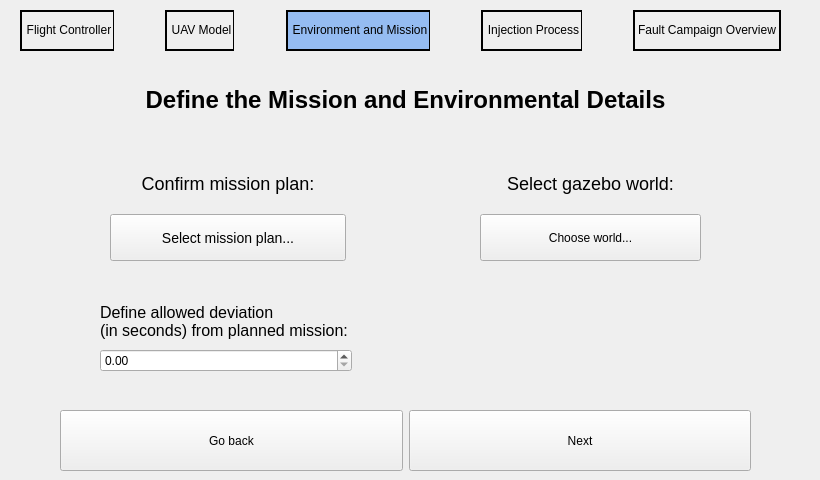
    <widget class="QWidget" name="page_4">
     <widget class="QLabel" name="label_8">
      <property name="geometry">
       <rect>
        <x>0</x>
        <y>70</y>
        <width>811</width>
        <height>61</height>
       </rect>
      </property>
      <property name="toolTip">
       <string>&lt;html&gt;&lt;head/&gt;&lt;body&gt;&lt;p align=&quot;center&quot;&gt;&lt;br/&gt;&lt;/p&gt;&lt;/body&gt;&lt;/html&gt;</string>
      </property>
      <property name="whatsThis">
       <string>&lt;html&gt;&lt;head/&gt;&lt;body&gt;&lt;p align=&quot;center&quot;&gt;&lt;br/&gt;&lt;/p&gt;&lt;/body&gt;&lt;/html&gt;</string>
      </property>
      <property name="styleSheet">
       <string notr="true">font-size: 24px;
font-weight: bold;</string>
      </property>
      <property name="text">
       <string>&lt;html&gt;&lt;head/&gt;&lt;body&gt;&lt;p align=&quot;center&quot;&gt;&lt;span style=&quot; color:#000000;&quot;&gt;Define the Mission and Environmental Details&lt;/span&gt;&lt;/p&gt;&lt;/body&gt;&lt;/html&gt;</string>
      </property>
      <property name="alignment">
       <set>Qt::AlignCenter</set>
      </property>
     </widget>
     <widget class="QWidget" name="layoutWidget">
      <property name="geometry">
       <rect>
        <x>110</x>
        <y>160</y>
        <width>236</width>
        <height>101</height>
       </rect>
      </property>
      <layout class="QVBoxLayout" name="verticalLayout_3">
       <item>
        <widget class="QLabel" name="label_9">
         <property name="styleSheet">
          <string notr="true">font-size: 18px;</string>
         </property>
         <property name="text">
          <string>&lt;html&gt;&lt;head/&gt;&lt;body&gt;&lt;p align=&quot;center&quot;&gt;&lt;span style=&quot; color:#000000;&quot;&gt;Confirm mission plan:&lt;/span&gt;&lt;/p&gt;&lt;/body&gt;&lt;/html&gt;</string>
         </property>
        </widget>
       </item>
       <item>
        <widget class="QPushButton" name="buttonMissionPlanChoice">
         <property name="sizePolicy">
          <sizepolicy hsizetype="Preferred" vsizetype="Preferred">
           <horstretch>0</horstretch>
           <verstretch>0</verstretch>
          </sizepolicy>
         </property>
         <property name="styleSheet">
          <string notr="true">font-size: 14px;</string>
         </property>
         <property name="text">
          <string>Select mission plan...</string>
         </property>
        </widget>
       </item>
      </layout>
     </widget>
     <widget class="QWidget" name="layoutWidget">
      <property name="geometry">
       <rect>
        <x>60</x>
        <y>410</y>
        <width>691</width>
        <height>61</height>
       </rect>
      </property>
      <layout class="QHBoxLayout" name="horizontalLayout_16">
       <item>
        <widget class="QPushButton" name="pushButton_SFGPSMD_goback">
         <property name="sizePolicy">
          <sizepolicy hsizetype="Preferred" vsizetype="Preferred">
           <horstretch>0</horstretch>
           <verstretch>0</verstretch>
          </sizepolicy>
         </property>
         <property name="styleSheet">
          <string notr="true"/>
         </property>
         <property name="text">
          <string>Go back</string>
         </property>
        </widget>
       </item>
       <item>
        <widget class="QPushButton" name="buttonMissionDetailsContinue">
         <property name="sizePolicy">
          <sizepolicy hsizetype="Preferred" vsizetype="Preferred">
           <horstretch>0</horstretch>
           <verstretch>0</verstretch>
          </sizepolicy>
         </property>
         <property name="styleSheet">
          <string notr="true"/>
         </property>
         <property name="text">
          <string>Next</string>
         </property>
        </widget>
       </item>
      </layout>
     </widget>
     <widget class="QWidget" name="horizontalLayoutWidget_6">
      <property name="geometry">
       <rect>
        <x>20</x>
        <y>10</y>
        <width>761</width>
        <height>41</height>
       </rect>
      </property>
      <layout class="QHBoxLayout" name="horizontalLayout_8">
       <property name="spacing">
        <number>0</number>
       </property>
       <property name="sizeConstraint">
        <enum>QLayout::SetDefaultConstraint</enum>
       </property>
       <property name="leftMargin">
        <number>0</number>
       </property>
       <item>
        <widget class="QLabel" name="label_header_26">
         <property name="styleSheet">
          <string notr="true">font:10pt &quot;Open Sans&quot;;
border-width: 2px;
border-style: solid;
border-right-width: 1px;</string>
         </property>
         <property name="text">
          <string>&lt;html&gt;&lt;head/&gt;&lt;body&gt;&lt;p align=&quot;center&quot;&gt;Flight Controller&lt;/p&gt;&lt;/body&gt;&lt;/html&gt;</string>
         </property>
        </widget>
       </item>
       <item>
        <widget class="QLabel" name="label_19">
         <property name="styleSheet">
          <string notr="true">image: url(:/Logos/images/simple_vector.png);</string>
         </property>
         <property name="text">
          <string/>
         </property>
        </widget>
       </item>
       <item>
        <widget class="QLabel" name="label_header_27">
         <property name="styleSheet">
          <string notr="true">font:10pt &quot;Open Sans&quot;;
border-width: 2px;
border-style: solid;
border-right-width: 1px;</string>
         </property>
         <property name="text">
          <string>&lt;html&gt;&lt;head/&gt;&lt;body&gt;&lt;p align=&quot;center&quot;&gt;UAV Model&lt;/p&gt;&lt;/body&gt;&lt;/html&gt;</string>
         </property>
        </widget>
       </item>
       <item>
        <widget class="QLabel" name="label_20">
         <property name="styleSheet">
          <string notr="true">image: url(:/Logos/images/simple_vector.png);</string>
         </property>
         <property name="text">
          <string/>
         </property>
        </widget>
       </item>
       <item>
        <widget class="QLabel" name="label_header_28">
         <property name="styleSheet">
          <string notr="true">font:10pt &quot;Open Sans&quot;;
background-color: rgb(149, 188, 242);
border-width: 2px;
border-style: solid;
border-right-width: 1px;</string>
         </property>
         <property name="text">
          <string>&lt;html&gt;&lt;head/&gt;&lt;body&gt;&lt;p align=&quot;center&quot;&gt;Environment and Mission&lt;/p&gt;&lt;/body&gt;&lt;/html&gt;</string>
         </property>
        </widget>
       </item>
       <item>
        <widget class="QLabel" name="label_21">
         <property name="styleSheet">
          <string notr="true">image: url(:/Logos/images/simple_vector.png);</string>
         </property>
         <property name="text">
          <string/>
         </property>
        </widget>
       </item>
       <item>
        <widget class="QLabel" name="label_header_29">
         <property name="styleSheet">
          <string notr="true">font:10pt &quot;Open Sans&quot;;
border-width: 2px;
border-style: solid;
border-right-width: 1px;</string>
         </property>
         <property name="text">
          <string>&lt;html&gt;&lt;head/&gt;&lt;body&gt;&lt;p align=&quot;center&quot;&gt;Injection Process&lt;/p&gt;&lt;/body&gt;&lt;/html&gt;</string>
         </property>
        </widget>
       </item>
       <item>
        <widget class="QLabel" name="label_22">
         <property name="styleSheet">
          <string notr="true">image: url(:/Logos/images/simple_vector.png);</string>
         </property>
         <property name="text">
          <string/>
         </property>
        </widget>
       </item>
       <item>
        <widget class="QLabel" name="label_header_30">
         <property name="styleSheet">
          <string notr="true">font:10pt &quot;Open Sans&quot;;
border-width: 2px;
border-style: solid;
border-right-width: 2px;</string>
         </property>
         <property name="text">
          <string>&lt;html&gt;&lt;head/&gt;&lt;body&gt;&lt;p&gt;Fault Campaign Overview&lt;/p&gt;&lt;/body&gt;&lt;/html&gt;</string>
         </property>
        </widget>
       </item>
      </layout>
     </widget>
     <widget class="QWidget" name="layoutWidget_2">
      <property name="geometry">
       <rect>
        <x>480</x>
        <y>160</y>
        <width>221</width>
        <height>101</height>
       </rect>
      </property>
      <layout class="QVBoxLayout" name="verticalLayout_4">
       <item>
        <widget class="QLabel" name="label_12">
         <property name="whatsThis">
          <string>&lt;html&gt;&lt;head/&gt;&lt;body&gt;&lt;p align=&quot;center&quot;&gt;&lt;br/&gt;&lt;/p&gt;&lt;/body&gt;&lt;/html&gt;</string>
         </property>
         <property name="styleSheet">
          <string notr="true">font-size: 18px;</string>
         </property>
         <property name="text">
          <string>&lt;html&gt;&lt;head/&gt;&lt;body&gt;&lt;p align=&quot;center&quot;&gt;&lt;span style=&quot; color:#000000;&quot;&gt;Select gazebo world:&lt;/span&gt;&lt;/p&gt;&lt;/body&gt;&lt;/html&gt;</string>
         </property>
        </widget>
       </item>
       <item>
        <widget class="QPushButton" name="buttonWorldChoice">
         <property name="sizePolicy">
          <sizepolicy hsizetype="Preferred" vsizetype="Preferred">
           <horstretch>0</horstretch>
           <verstretch>0</verstretch>
          </sizepolicy>
         </property>
         <property name="styleSheet">
          <string notr="true"/>
         </property>
         <property name="text">
          <string>Choose world...</string>
         </property>
        </widget>
       </item>
      </layout>
     </widget>
     <widget class="QWidget" name="layoutWidget">
      <property name="geometry">
       <rect>
        <x>100</x>
        <y>300</y>
        <width>252</width>
        <height>72</height>
       </rect>
      </property>
      <layout class="QVBoxLayout" name="verticalLayout_7">
       <item>
        <widget class="QLabel" name="label_10">
         <property name="styleSheet">
          <string notr="true">font-size: 16px;</string>
         </property>
         <property name="text">
          <string>&lt;html&gt;&lt;head/&gt;&lt;body&gt;&lt;p&gt;&lt;span style=&quot; color:#000000;&quot;&gt;Define allowed deviation &lt;br/&gt;(in seconds) from planned mission:&lt;/span&gt;&lt;/p&gt;&lt;/body&gt;&lt;/html&gt;</string>
         </property>
        </widget>
       </item>
       <item>
        <widget class="QDoubleSpinBox" name="doubleSpinBox_allowedDeviation"/>
       </item>
      </layout>
     </widget>
    </widget>
